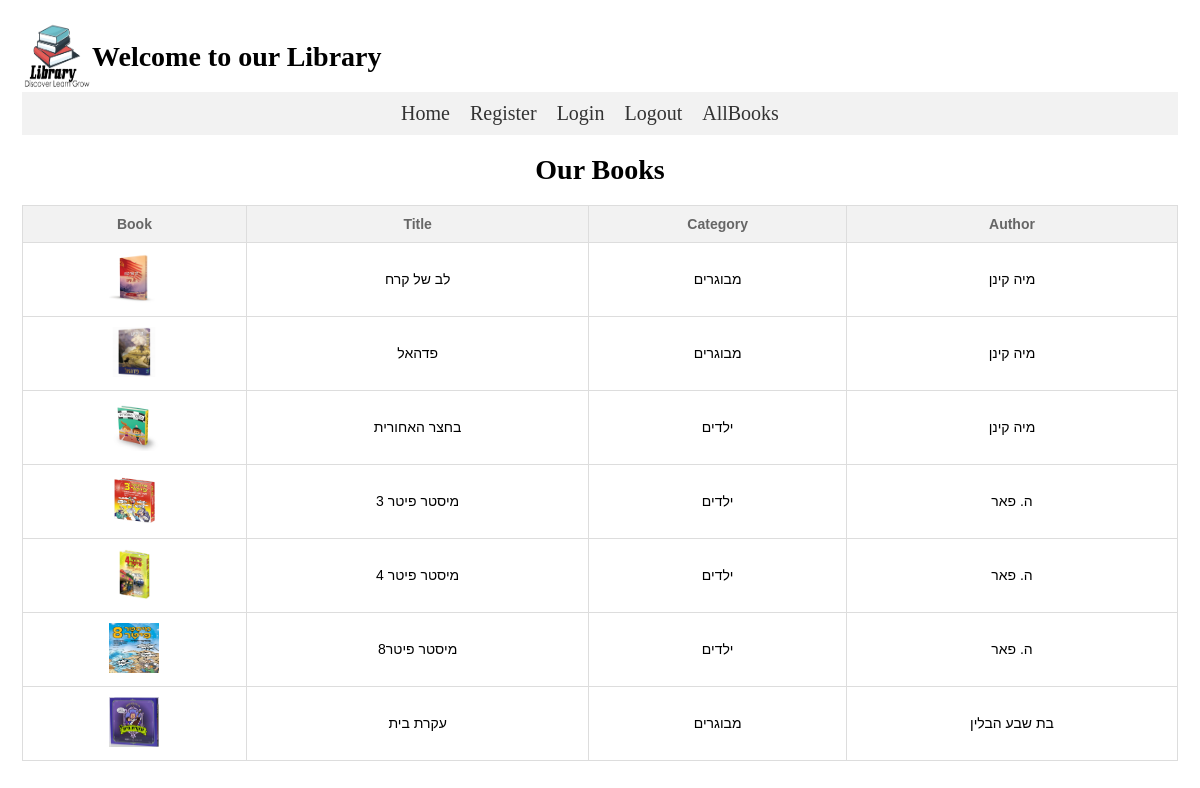
The page /books/ on the database its author committed.
### library/models.py (models this page shows)
class Book(models.Model):
    title = models.CharField(max_length=100)
    category = models.ForeignKey(Category, on_delete=models.CASCADE)
    author = models.CharField(max_length=20)
    is_borrowed = models.BooleanField(default=False)
    picture = models.ImageField(upload_to='book_pictures')

class Category(models.Model):
    name = models.CharField(max_length=100)
    from_age = models.IntegerField()
    to_age = models.IntegerField()
    loan_period = models.IntegerField()

### library/views.py (the view)
# urls.py: path('books/', books, name='books'),
def books(request):
    book_list = Book.objects.all()
    user_id = request.user.id
    if(user_id):
        user = Customer.objects.get(user_id=user_id)
        age = date.today().year - user.date_of_birth.year
        CategoryFilter = Category.objects.filter(from_age__lte=age,to_age__gte=age)
        BookFilter= Book.objects.filter(category__in=CategoryFilter)
        data = {
            "books": BookFilter
        }
    else:
        data = {
            "books": book_list
        }
    return render(request, 'books.html', data)

### templates/books.html (shortened to what this page needs)
{%extends 'layout.html' %}
{% load static %}
{%block body_block %}
<h1>Our Books</h1>
    <table>
        <tr>
            <th>Book</th>
            <th>Title</th>
            <th>Category</th>
            <th>Author</th>
        </tr>
        {% for book in books %}
        <tr>
            <td><img src="{% static book.picture %}" alt="{{ book.title }}" width="50" height="50"></td>
            <td>{{ book.title }}</td>
            <td>{{ book.category.name }}</td>
            <td>{{book.author}}</td>
        </tr>
        {% endfor %}
    </table>
{%endblock%}

### templates/layout.html (shortened to what this page needs)
{% load static %}
<!DOCTYPE html>
<html lang="en">
<head>
<link rel="stylesheet" type="text/css" href="{% static 'css/style.css' %}">
</head>
<body>
<div class="container">
<img src="{% static 'book_pictures/11012024164415A.png' %}" width="70" height="70" alt="{{ book.title }}" >
<h1  margin-right="10px">Welcome to our Library</h1>
</div>
{%include 'ToolBar.html' %}
{%block body_block %}{%endblock%}
</body>
</html>

### templates/ToolBar.html (shortened to what this page needs)
{% load static %}
<!DOCTYPE html>
<html>
<head>
</head>
<body>
    <div class="toolbar">
        <a href="/">Home</a>
        <a href="/register" >Register </a>
        <a href="/login">Login  </a>
        <a href="/logout">Logout  </a>
        <a href="/books">AllBooks  </a>
    </div>
</body>
</html>

### media/css/style.css (style rules this page uses)
table { width: 100%; border-collapse: collapse; font-family: Arial, sans-serif; }
th { background-color: #f2f2f2; color: #666666; font-weight: bold; padding: 10px; text-align: center; border: 1px solid #dddddd; }
td { padding: 10px; text-align: center; border: 1px solid #dddddd; }
html { font-size: 14px; }
body { font-family: var(--font-family); font-weight: normal; background: var(--surface-ground); color: var(--text-color); padding: 1rem; -webkit-font-smoothing: antialiased; -moz-osx-font-smoothing: grayscale; }
h1 { text-align: center; }

### templates/layout.html (style rules this page uses)
.container { display: flex; align-items: center; }

### templates/ToolBar.html (style rules this page uses)
.toolbar { background-color: #f2f2f2; padding: 10px; display: flex; justify-content: center; font-size:20px; }
.toolbar a { margin-right: 20px; text-decoration: none; color: #333; }

### rows shown on the page
Book: picture (picture), title "לב של קרח", category.name "מבוגרים", author "מיה קינן"
Book: picture+title (picture), title "פדהאל", category.name "מבוגרים", author "מיה קינן"
Book: picture (picture), title "בחצר האחורית", category.name "ילדים", author "מיה קינן"
Book: picture (picture), title "מיסטר פיטר 3", category.name "ילדים", author "ה. פאר"
Book: picture (picture), title "מיסטר פיטר 4", category.name "ילדים", author "ה. פאר"
Book: picture (picture), title "מיסטר פיטר8", category.name "ילדים", author "ה. פאר"
Book: picture (picture), title "עקרת בית", category.name "מבוגרים", author "בת שבע הבלין"
